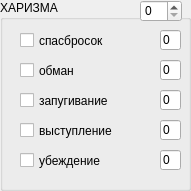
   <widget class="QGroupBox" name="power_5">
    <property name="geometry">
     <rect>
      <x>210</x>
      <y>330</y>
      <width>191</width>
      <height>191</height>
     </rect>
    </property>
    <property name="styleSheet">
     <string notr="true">gridline-color: rgb(255, 255, 255);</string>
    </property>
    <property name="title">
     <string>ХАРИЗМА</string>
    </property>
    <widget class="QCheckBox" name="charisma_savingroll">
     <property name="geometry">
      <rect>
       <x>20</x>
       <y>30</y>
       <width>141</width>
       <height>21</height>
      </rect>
     </property>
     <property name="text">
      <string>спасбросок</string>
     </property>
    </widget>
    <widget class="QSpinBox" name="charisma">
     <property name="geometry">
      <rect>
       <x>140</x>
       <y>0</y>
       <width>42</width>
       <height>22</height>
      </rect>
     </property>
     <property name="minimum">
      <number>0</number>
     </property>
    </widget>
    <widget class="QCheckBox" name="deceit">
     <property name="geometry">
      <rect>
       <x>20</x>
       <y>60</y>
       <width>141</width>
       <height>21</height>
      </rect>
     </property>
     <property name="text">
      <string>обман</string>
     </property>
    </widget>
    <widget class="QCheckBox" name="intimidation">
     <property name="geometry">
      <rect>
       <x>20</x>
       <y>90</y>
       <width>141</width>
       <height>21</height>
      </rect>
     </property>
     <property name="text">
      <string>запугивание</string>
     </property>
    </widget>
    <widget class="QLineEdit" name="charisma_savingroll_num">
     <property name="geometry">
      <rect>
       <x>160</x>
       <y>30</y>
       <width>21</width>
       <height>20</height>
      </rect>
     </property>
     <property name="text">
      <string>0</string>
     </property>
    </widget>
    <widget class="QLineEdit" name="deceit_num">
     <property name="geometry">
      <rect>
       <x>160</x>
       <y>60</y>
       <width>21</width>
       <height>20</height>
      </rect>
     </property>
     <property name="text">
      <string>0</string>
     </property>
    </widget>
    <widget class="QLineEdit" name="intimidation_num">
     <property name="geometry">
      <rect>
       <x>160</x>
       <y>90</y>
       <width>21</width>
       <height>20</height>
      </rect>
     </property>
     <property name="text">
      <string>0</string>
     </property>
    </widget>
    <widget class="QCheckBox" name="performance">
     <property name="geometry">
      <rect>
       <x>20</x>
       <y>120</y>
       <width>141</width>
       <height>21</height>
      </rect>
     </property>
     <property name="text">
      <string>выступление</string>
     </property>
    </widget>
    <widget class="QLineEdit" name="performance_num">
     <property name="geometry">
      <rect>
       <x>160</x>
       <y>120</y>
       <width>21</width>
       <height>20</height>
      </rect>
     </property>
     <property name="text">
      <string>0</string>
     </property>
    </widget>
    <widget class="QLineEdit" name="belief_num">
     <property name="geometry">
      <rect>
       <x>160</x>
       <y>150</y>
       <width>21</width>
       <height>20</height>
      </rect>
     </property>
     <property name="text">
      <string>0</string>
     </property>
    </widget>
    <widget class="QCheckBox" name="belief">
     <property name="geometry">
      <rect>
       <x>20</x>
       <y>150</y>
       <width>141</width>
       <height>21</height>
      </rect>
     </property>
     <property name="text">
      <string>убеждение</string>
     </property>
    </widget>
   </widget>
